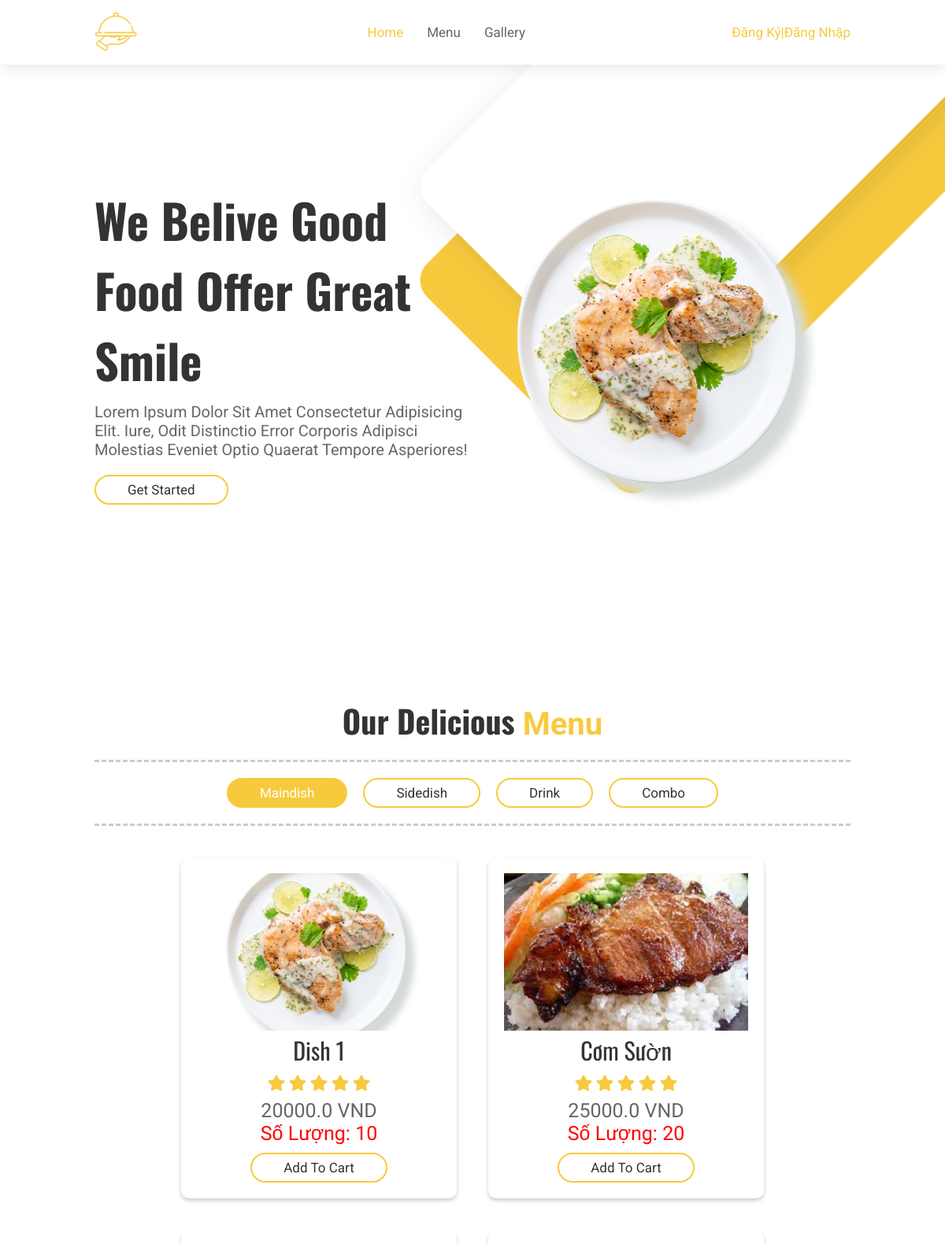
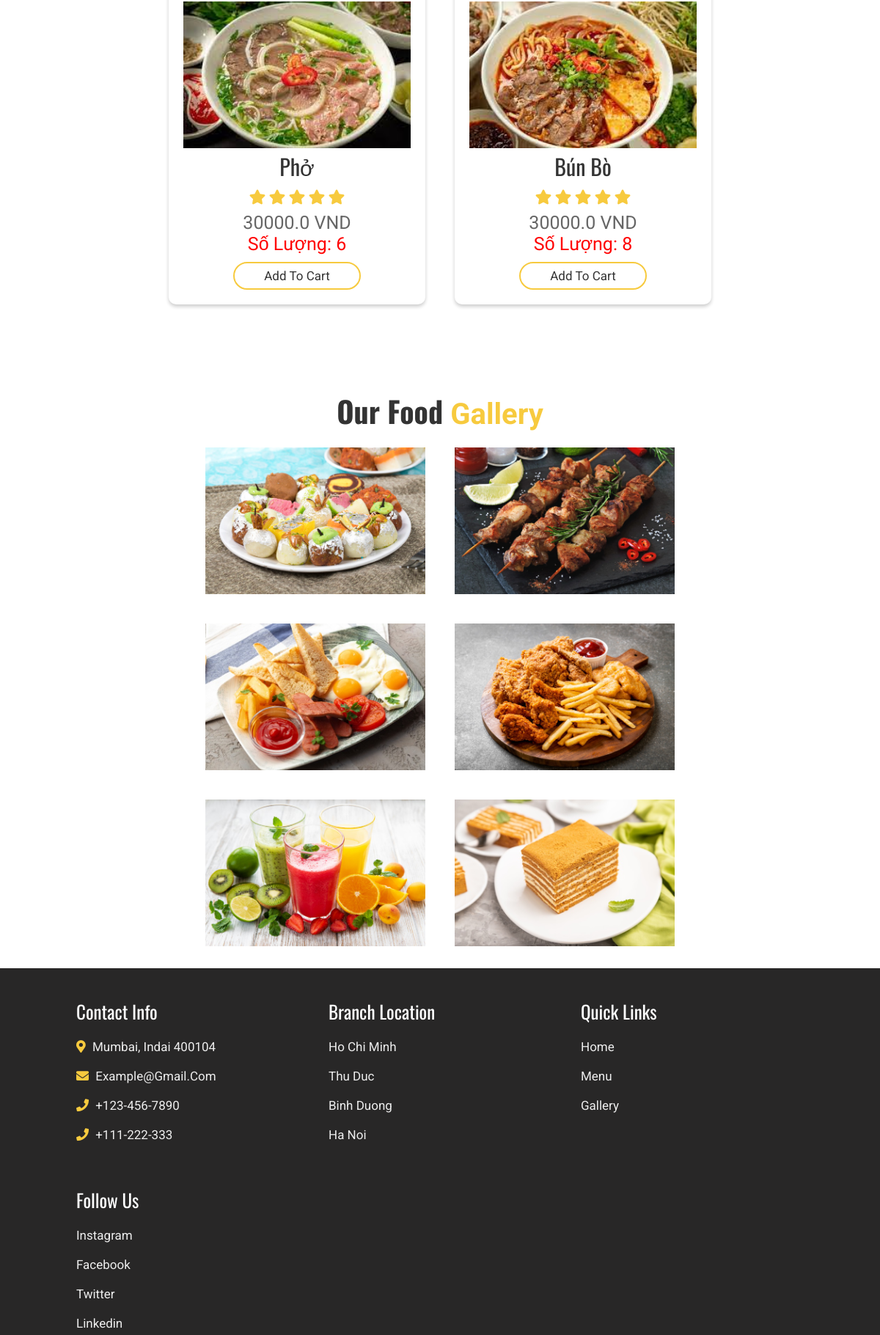
The page / (upper part) on the database its author committed (2 pictures, top to bottom).
### home/models.py (models this page shows, shortened)
class Dish(models.Model):
    name = models.CharField(max_length=200)
    type = models.CharField(max_length=200, null=True)
    remaining = models.PositiveSmallIntegerField()
    date = models.DateTimeField(auto_now_add=False)
    price = models.DecimalField(max_digits=6, decimal_places=1)
    image = models.ImageField(null=True)

### home/views.py (the view)
# urls.py: path('', views.DishListView.as_view()),
class DishListView(ListView):
    queryset = Dish.objects.all().order_by('price')
    template_name = 'pages/home.html'
    context_object_name = 'Dishs'

### home/templates/pages/home.html (shortened to what this page needs)
{% extends "pages/base_home.html" %}
{% block maindish %}
    {% for dish in Dishs %}
        {% if dish.type == "1" %}
            <div class="box active" data-aos="fade-right">
                <img src= "{{dish.image.url}}" alt="">
                <h3>{{dish.name}}</h3>
                <div class="stars">
                    <i class="fas fa-star"></i>
                    <i class="fas fa-star"></i>
                    <i class="fas fa-star"></i>
                    <i class="fas fa-star"></i>
                    <i class="fas fa-star"></i>
                </div>
                <div class="price">{{dish.price}} VND</div>
                <div class="remain">Số lượng: {{dish.remaining}}</div>
                <a href="#"><button class="btn">add to cart</button></a>
            </div>
        {% endif%}
    {% endfor %}
{% endblock %}

### home/static/css/style.css (style rules this page uses)
:root { --yellow:#F7CA3E; }
* { font-family: 'Roboto', sans-serif; margin:0; padding:0; box-sizing: border-box; text-decoration: none; outline: none; border:none; text-transform: capitalize; transition:all .2s linear; }
h1, h3 { font-family: 'Oswald', sans-serif; }
html { font-size: 62.5%; overflow-x: hidden; }
body { overflow-x: hidden; }
.btn { font-size: 1.7rem; padding:.7rem 4rem; border-radius: 5rem; margin-top: 1rem; background:none; color:#333; cursor: pointer; border:.2rem solid var(--yellow); }
.row .box-container .box { display: none; }
.row .box-container .box.active { background:#fff; width:35rem; padding:2rem; margin:2rem; border-radius: 1rem; box-shadow: 0 .3rem .5rem rgba(0,0,0,.2); text-align: center; display: block; }
.row .box-container .box img { height:20rem; width:100%; object-fit: cover; }
.row .box-container .box h3 { color:#333; font-size: 3rem; font-weight: normal; }
.row .box-container .box .stars i { color:var(--yellow); font-size: 2rem; padding:1rem .1rem; }
.row .box-container .box .price { color:#666; font-size: 2.5rem; }
.row .box-container .box .remain { color:red; font-size: 2.5rem; }

### rows shown on the page
Dish: image (picture), name "Dish 1", price "20000.0", remaining "10"
Dish: image (picture), name "Cơm Sườn", price "25000.0", remaining "20"
Dish: image (picture), name "Phở", price "30000.0", remaining "6"
Dish: image (picture), name "Bún Bò", price "30000.0", remaining "8"
